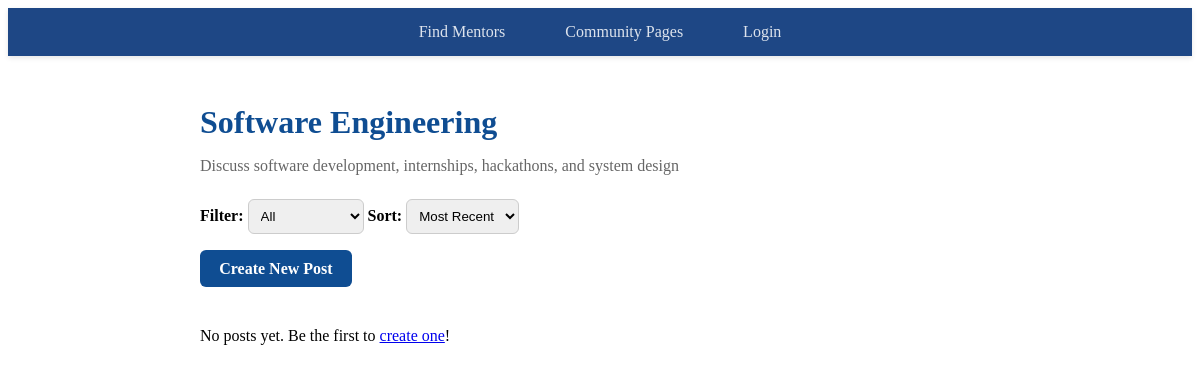
Page /community/communities/12 on the committed database.
### tables this page shows
CREATE TABLE Communities (
    community_id   INTEGER PRIMARY KEY AUTOINCREMENT,
    name           TEXT NOT NULL,
    description    TEXT
);

### community.py (the view, shortened to what this page needs)
@community_bp.route("/communities/<int:community_id>")
def view_community(community_id):
    post_type = request.args.get("post_type", "")
    sort      = request.args.get("sort", "recent")
    now       = datetime.now()
    with closing(get_db_connection()) as conn:
        cur = conn.cursor()
        cur.execute(
            "SELECT * FROM Communities WHERE community_id = ?",
            (community_id,)
        )
        community = cur.fetchone()
        if not community:
            flash("Community not found.", "danger")
            return redirect(url_for("community_bp.list_communities"))
        base = """
            SELECT p.post_id, p.title, p.content, p.post_type,
                   p.created_at, p.deleted_at,
                   u.name AS author_name,
                   u.user_id AS author_netid,
                   (SELECT COUNT(*) FROM Community_Post_Likes    WHERE post_id=p.post_id)    AS like_count,
                   (SELECT COUNT(*) FROM Community_Post_Dislikes WHERE post_id=p.post_id) AS dislike_count
              FROM Community_Posts p
              JOIN Users u ON p.user_id=u.user_id
        """
        filters = ["p.community_id = ?"]
        params  = [community_id]
        if post_type:
            filters.append("p.post_type = ?")
            params.append(post_type)
        base += " WHERE " + " AND ".join(filters)
        if sort == "most_liked":
            base += " ORDER BY like_count DESC"
        elif sort == "author":
            base += " ORDER BY author_name COLLATE NOCASE ASC"
        else:
            base += " ORDER BY p.created_at DESC"
        cur.execute(base, params)
        raw = cur.fetchall()
    posts = []
    return render_template(
        "community_view.html",
        community=community,
        posts=posts,
        selected_post_type=post_type,
        selected_sort=sort,
        now=now
    )

### community.py (called while the page is built)
def get_db_connection():
    conn = sqlite3.connect(DATABASE_PATH)
    conn.row_factory = sqlite3.Row
    return conn

### homeserver.py (called while the page is built)
@app.context_processor
def inject_profile_id():
    return {'user_id': session.get('user_id')}

### templates/community_view.html (shortened to what this page needs)
<!DOCTYPE html>
<html lang="en">
<head>
  <link rel="stylesheet" href="{{ url_for('static', filename='community_view.css') }}">
</head>
<body>
  <nav class="navbar">
    <div class="navbar-container">
      <div class="navbar-links">
        <a href="{{ url_for('mentors') }}" {% if request.path == url_for('mentors') %}class="active"{% endif %}>Find Mentors</a>
        <a href="{{ url_for('community_bp.list_communities') }}">Community Pages</a>
        {% if session.get('user_id') %}
          <a href="{{ url_for('profile_view', user_id=session.get('user_id')) }}" {% if request.path.startswith('/profile') %}class="active"{% endif %}>My Profile</a>
          <div class="dropdown">
            <span class="dropdown-toggle">Profiles</span>
            <div class="dropdown-content">
              <a href="{{ url_for('new_profile') }}">Create New Profile</a>
              <a href="{{ url_for('logout') }}">Logout</a>
            </div>
          </div>
        {% else %}
          <a href="{{ url_for('login') }}">Login</a>
        {% endif %}
      </div>
    </div>
  </nav>
  <div class="community-container">
    <div class="community-header">
      <h1>{{ community.name }}</h1>
      <p class="community-description">{{ community.description }}</p>
    </div>
    <form class="filter-form" method="GET">
      <label>Filter:</label>
      <select name="post_type" onchange="this.form.submit()">
        <option value=""      {% if not selected_post_type %}selected{% endif %}>All</option>
      </select>
      <label>Sort:</label>
      <select name="sort" onchange="this.form.submit()">
        <option value="recent"     {% if selected_sort=='recent'     %}selected{% endif %}>Most Recent</option>
      </select>
    </form>
    <p>
      <a class="create-post-btn"
         href="{{ url_for('community_bp.new_post', community_id=community.community_id) }}">
        Create New Post
      </a>
    </p>
    {% if posts %}
      <ul class="post-list">
        {% for p in posts %}
          <li>
            <strong>
              <a href="{{ url_for('community_bp.view_post',
                                   community_id=community.community_id,
                                   post_id=p.post_id) }}">{{ p.title }}</a>
            </strong>
            <br>
            <em>by {{ p.author_name }} | {{ p.post_type }} | {{ p.created_at.strftime("%Y-%m-%d %H:%M") }}</em>
            <div class="post-actions">
              <form action="{{ url_for('community_bp.like_post',
                                       community_id=community.community_id,
                                       post_id=p.post_id) }}"
                    method="POST" style="display:inline">
                <button type="submit">👍 {{ p.like_count }}</button>
              </form>
              <form action="{{ url_for('community_bp.dislike_post',
                                       community_id=community.community_id,
                                       post_id=p.post_id) }}"
                    method="POST" style="display:inline">
                <button type="submit">👎 {{ p.dislike_count }}</button>
              </form>
              <a class="comments-link"
                 href="{{ url_for('community_bp.view_post',
                                  community_id=community.community_id,
                                  post_id=p.post_id) }}">Comments</a>
            </div>
          </li>
        {% endfor %}
      </ul>
    {% else %}
      <p>No posts yet. Be the first to <a href="{{ url_for('community_bp.new_post',
                                                          community_id=community.community_id) }}">create one</a>!</p>
    {% endif %}
  </div>
</body>
</html>

### static/community_view.css (style rules this page uses)
.community-container { max-width: 800px; margin: 3rem auto; padding: 0 1rem; }
.community-header h1 { font-size: 2rem; color: #0F4D92; margin-bottom: 0.5rem; }
.community-header p { color: #666; margin-bottom: 1.5rem; }
.filter-form { display: inline-block; margin-right: 2rem; }
.filter-form label { font-weight: bold; }
.filter-form select { padding: 0.5rem; border-radius: 6px; border: 1px solid #ccc; }
.create-post-btn { display: inline-block; background-color: #0F4D92; color: white; padding: 0.6rem 1.2rem; border-radius: 6px; text-decoration: none; font-weight: bold; margin-bottom: 1.5rem; }
nav { background-color: #0F4D92; display: flex; justify-content: center; padding: 10px 0; }
nav a { color: #fff; text-decoration: none; margin: 0 15px; font-size: 1.1em; transition: color 0.3s ease; }
.navbar { background-color: #1e4785; padding: 10px 0; box-shadow: 0 2px 5px rgba(0, 0, 0, 0.1); }
.navbar-container { display: flex; justify-content: space-between; align-items: center; max-width: 1200px; margin: 0 auto; padding: 0 20px; }
.navbar-links { display: flex; align-items: center; gap: 30px; }
.navbar-links a { color: rgba(255, 255, 255, 0.85); text-decoration: none; font-size: 16px; font-weight: 500; transition: all 0.2s; padding: 5px 0; position: relative; }

### rows in the picture
Communities: name "Software Engineering", description "Discuss software development, internships, hackathons, and system design"
